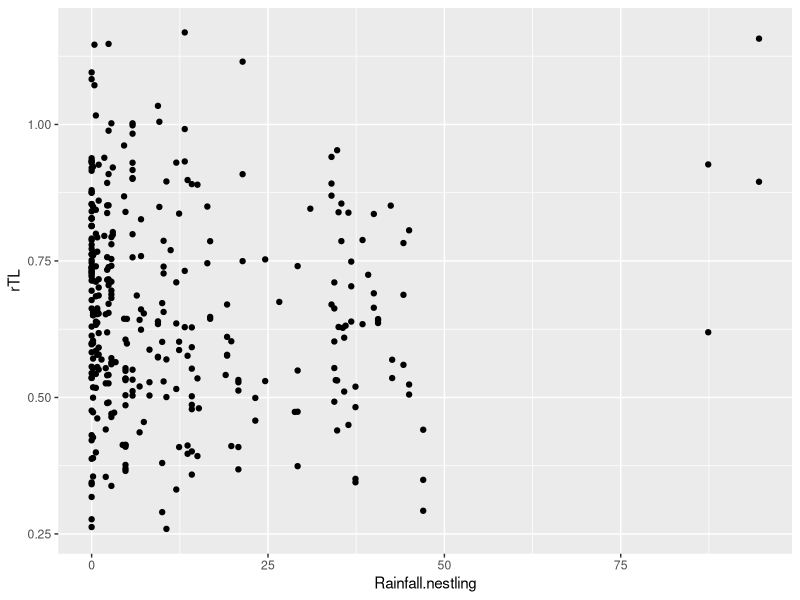
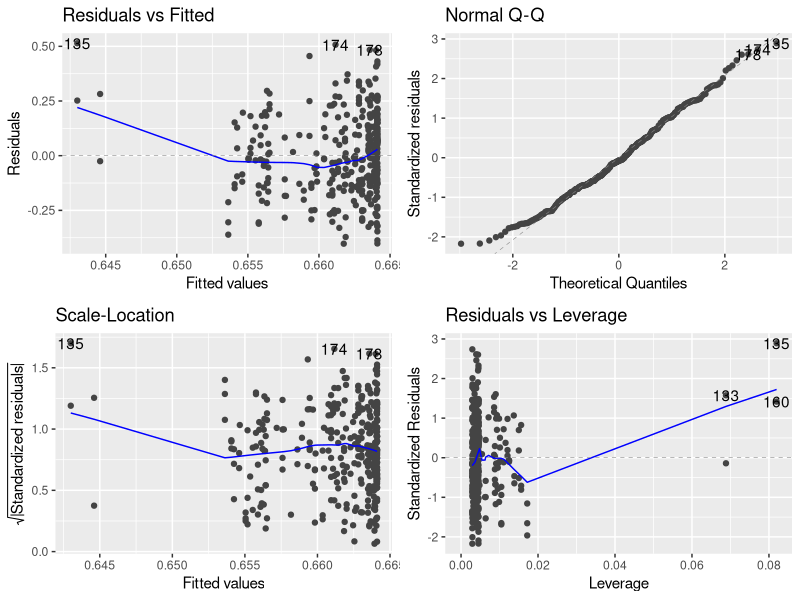
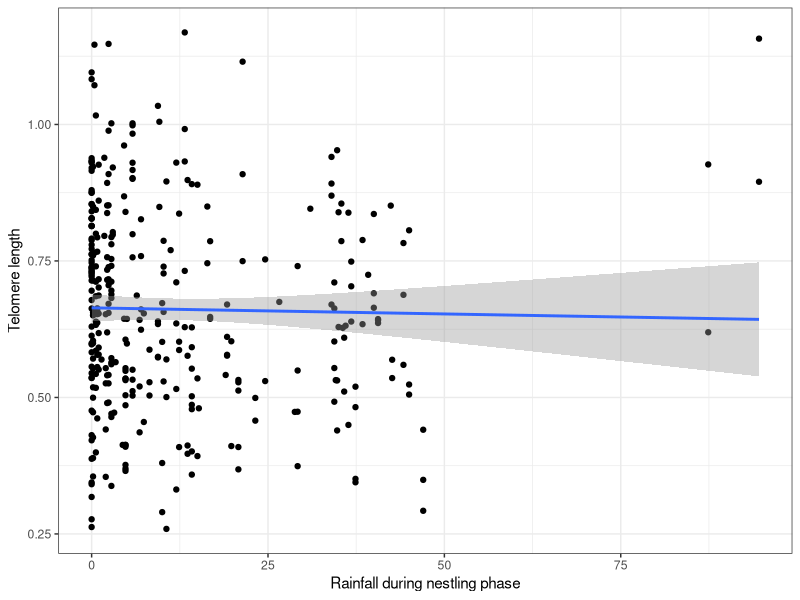
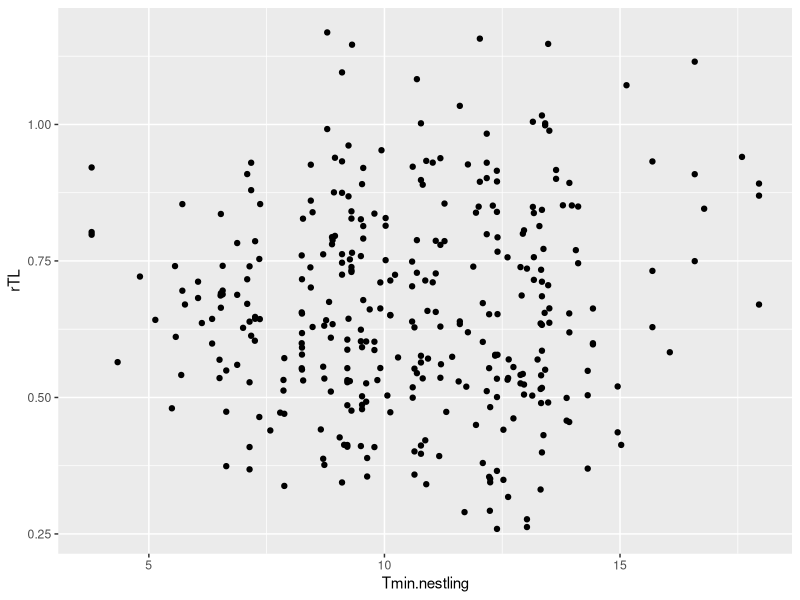
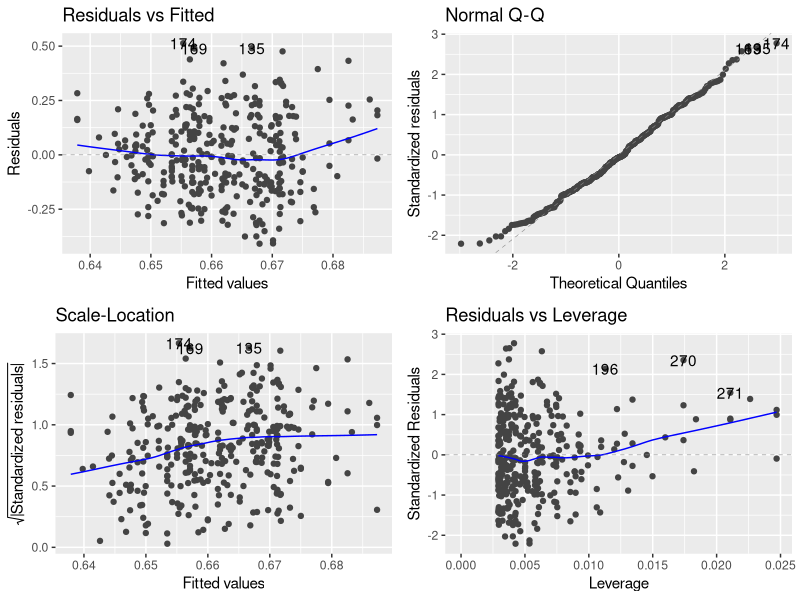
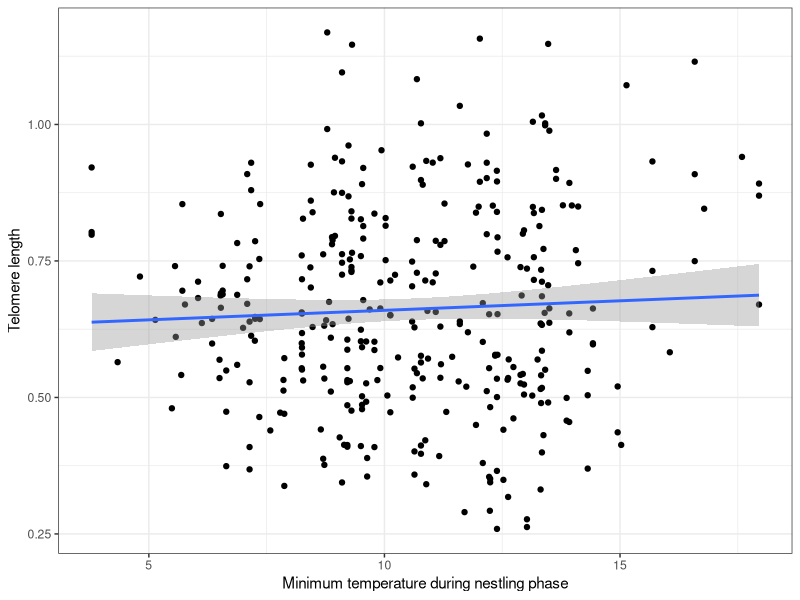

Reproduce these figures in R, in order.
## ---- chunk 1
#Clearing R's environment
rm (list = ls())
## ---- chunk 2
#Activating necessary packages
library(tidyverse)
library(ggfortify)
library(here)
## ---- chunk 3
#Reading in data
eastwood <- read.csv(here("Data", "Eastwood23_superb_climate_data_revised.csv"))
## ---- chunk 4
#Making scatterplot as initial depiction of data. Making predictions off of this scatterplot can allow me to determine if there are any mistakes when I do my analysis. The summary statistics in the analysis should be similar to the ones estimated from the scatterplot.
ggplot(eastwood, aes(Rainfall.nestling, rTL)) + geom_point()

#The telomere lengths range between 0.25-1.20, and the rainfall amounts range between 0-95. The slope should be about (1.2-.25)/(95-0) = 0.01. The y-intercept appears to be around 0.25. Because of this low slope, I do not expect there to be a significant relationship between telomere length and rainfall amounts. Also, there does not appear to be a relationship based just upon a visual evaluation of the graph.
## ---- chunk 5
model_rainfall <- lm(rTL ~ Rainfall.nestling, data = eastwood)
## ---- chunk 6
#The residuals vs fitted plot should have no humps or valleys to assume that a linear model is appropriate for this data. In the Q-Q plot, the data should be linear to assume that the data is normally distributed. In the scale-location plot, there should be no pattern of points, so the line should be straight, to assume that there is constant variance. The residuals vs leverage plot detects points that have too much influence on the data set, such as outliers. 
autoplot(model_rainfall, smooth.color = NA)

#The Q-Q plot looks good, but the residuals vs fitted, scale-location, and residuals vs leverage plots are not as linear as they should be. There are 4 points that might be skewing this data, but the reason that I did not remove them before was because these outliers did not show up on a boxplot in my data exploration stage (seperate file). I will continue with my analysis as if the data fits the model assumptions, but later, should I remove these?
## ---- chunk 7
#ANOVA test
anova(model_rainfall)
#The F-statistic is 0.125 and the p-value is 0.7236, which does not indicate a significant relationship between rainfall amount and telomere length. The degrees of freedom + residuals + 1 should add up to the number of rows, which is the case because 1 + 341 + 1 = 343. 

#Viewing results in a summary table
summary(model_rainfall)
#The adjusted R-squared is -0.002564. This value indicates that the variation in telomere length is not highly associated with rainfall amounts. 
## ---- chunk 8
ggplot(eastwood, aes(Rainfall.nestling, rTL))+
     geom_point()+
     geom_smooth(method = "lm")+
     labs(x = "Rainfall during nestling phase", y = "Telomere length")+
     theme_bw()
## ---- chunk 9
#Making scatterplot as initial depiction of data. Making predictions off of this scatterplot can allow me to determine if there are any mistakes when I do my analysis. The summary statistics in the analysis should be similar to the ones estimated from the scatterplot.
ggplot(eastwood, aes(Tmin.nestling, rTL)) + geom_point()

#The telomere lengths range between 0.25-1.20, and the temperatures range between 4-18. The slope should be about (1.2-.25)/(18-4) = 0.07. The y-intercept appears to be around the origin. Because of this low slope, I do not expect there to be a significant relationship between telomere length and minimum temperature. Also, there does not appear to be a relationship based just upon a visual evaluation of the graph.
## ---- chunk 10
model_temperature <- lm(rTL ~ Tmin.nestling, data = eastwood)
## ---- chunk 11
#The residuals vs fitted plot should have no humps or valleys to assume that a linear model is appropriate for this data. In the Q-Q plot, the data should be linear to assume that the data is normally distributed. In the scale-location plot, there should be no pattern of points, so the line should be straight, to assume that there is constant variance. The residuals vs leverage plot detects points that have too much influence on the data set, such as outliers. 
autoplot(model_temperature, smooth.color = NA)

#The residuals vs fitted plot and Q-Q plot look good. The scale-location and residuals vs leverage plots both have a slight positive slope, but they appear mild enough for the data to still fit the assumptions of this model.
## ---- chunk 12
#ANOVA test
anova(model_temperature)
#The F-statistic is 0.8925 and the p-value is 0.3455, which does not indicate a significant relationship between minimum temperature and telomere length. The degrees of freedom + residuals + 1 should add up to the number of rows, which is the case because 1 + 341 + 1 = 343. 

#Viewing results in a summary table
summary(model_temperature)
#The adjusted R-squared is -0.0003143. This value indicates that the variation in telomere length is not highly associated with temperature. 
## ---- chunk 13
ggplot(eastwood, aes(Tmin.nestling, rTL))+
     geom_point()+
     geom_smooth(method = "lm")+
     labs(x = "Minimum temperature during nestling phase", y = "Telomere length")+
     theme_bw()
